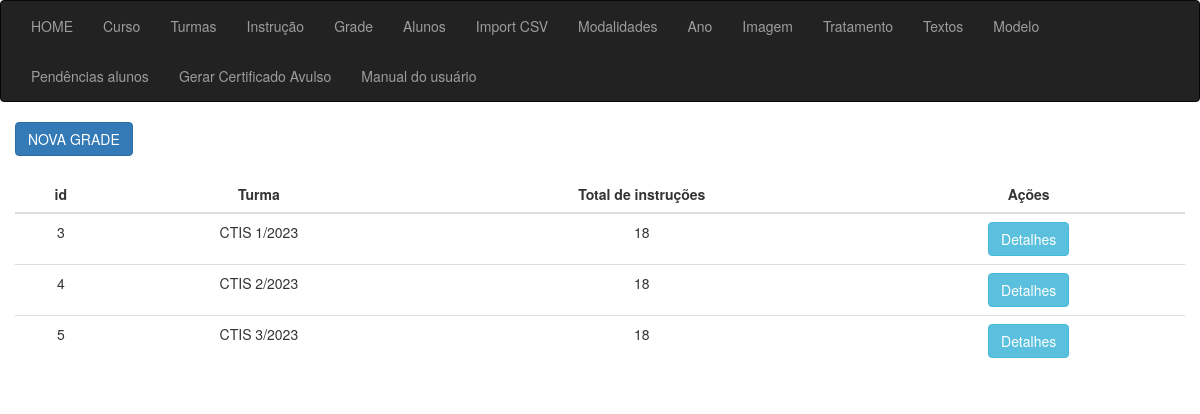
The app's page /sgc/grade_lista with its own data.
### app_cert/models.py (models this page shows, shortened)
class Turma(models.Model):
    id = models.AutoField(primary_key=True)
    fk_ano_curso = models.ForeignKey(Ano, on_delete=models.CASCADE, verbose_name="FK Ano do Curso")
    fk_curso = models.ForeignKey(Curso, on_delete=models.CASCADE, verbose_name="FK Curso")
    fk_tipo = models.ForeignKey(Tipo, on_delete=models.CASCADE, verbose_name="FK Tipo: EAD - Presencial")
    fk_modelo = models.ForeignKey(Modelo, on_delete=models.CASCADE, verbose_name="FK Modelo: Certificado/Honra/Participação")
    fk_assinaturas_ch = models.ForeignKey(Imagem, on_delete=models.CASCADE, verbose_name="FK Assinaturas CH", related_name='fk_imagem_ch', null=True)
    fk_assinaturas_dpl = models.ForeignKey(Imagem, on_delete=models.CASCADE, verbose_name="FK Chefe de divisão", related_name='fk_imagem_dpl',null=True)
    fk_img_frente = models.ForeignKey(Imagem, on_delete=models.CASCADE, verbose_name="FK Frente", related_name='fk_img_frente',null=True)
    fk_img_fundo = models.ForeignKey(Imagem, on_delete=models.CASCADE, verbose_name="FK Fundo", related_name='fk_img_fundo',null=True)
    turma = models.CharField(max_length=50, verbose_name="Descrição no certificado:")
    data_turma_interno = models.CharField(max_length=200, verbose_name="Texto data alunos Internos", null=True, blank=True)
    data_turma_externo = models.CharField(max_length=200, verbose_name="Texto data alunos Externos", null=True, blank=True)
    create_at = models.DateTimeField(auto_now_add=True, null=True)
    class Meta:
        verbose_name = 'Turma'
        verbose_name_plural = 'Turmas'
        ordering = ['create_at']

### app_cert/views/views_grade.py (the view)
# urls.py: path('grade_lista', grade_lista, name="grade_lista"),
def grade_lista(request):
    dataset = (
        GradeTurma.objects
        .values('fk_turma', 'fk_turma__turma')  # Adiciona o campo 'fk_turma__turma' para pegar a descrição da turma
        .annotate(total=Count('fk_turma'))  # Anotação para contar o número de ocorrências de cada valor de fk_turma
        .prefetch_related('fk_turma')  # Carrega os objetos relacionados usando prefetch_related
    )
    context = {"dataset": dataset}
    return render(request, 'grade/lista.html', context)

### app_cert/templates/grade/lista.html (shortened to what this page needs)
{% extends 'sgc_base.html' %}
{% block content %}
<div class="container">
    <div class="row">
        <div class="col-md-15">
            <a href="{% url 'grade_nova' %}" class="btn btn-primary">NOVA GRADE</a>
            <div class="col-8 m-auto pt-4 pb-2 text-center">
                <table class="table">
                    <thead class="thead-dark">
                        <tr>
                            <th style="text-align: center">id</th>
                            <th style="text-align: center">Turma</th>
                            <th style="text-align: center">Total de instruções</th>
                            <th style="text-align: center">Ações</th>
                        </tr>
                    </thead>
                    <tbody>
                        {% for data in dataset %}
                        <tr>
                            <td style="text-align: center">{{ data.fk_turma }}</td>
                            <td style="text-align: center">{{ data.fk_turma__turma }}</td>
                            <td style="text-align: center">{{ data.total }}</td>
                            <td style="text-align: center">
                                <a href="/grade_detalhes/{{ data.fk_turma }}/" class="btn btn-info">Detalhes</a>
                            </td>
                        </tr>
                        {% endfor %}
                    </tbody>
                </table>
            </div>
        </div>
    </div>
</div>
{% endblock %}

### records on screen
Turma: fk_turma "4", fk_turma__turma "CTIS 2/2023", total "18"
Turma: fk_turma "5", fk_turma__turma "CTIS 3/2023", total "18"

### other values on screen
{{ data.fk_turma }} "3"
{{ data.fk_turma__turma }} "CTIS 1/2023"
{{ data.total }} "18"
